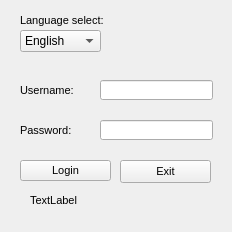
<?xml version="1.0" encoding="UTF-8"?>
<ui version="4.0">
 <class>Form</class>
 <widget class="QWidget" name="Form">
  <property name="geometry">
   <rect>
    <x>0</x>
    <y>0</y>
    <width>232</width>
    <height>232</height>
   </rect>
  </property>
  <property name="windowTitle">
   <string>Form</string>
  </property>
  <widget class="QPushButton" name="login_button">
   <property name="geometry">
    <rect>
     <x>20</x>
     <y>160</y>
     <width>91</width>
     <height>21</height>
    </rect>
   </property>
   <property name="font">
    <font>
     <family>Nirmala UI</family>
     <pointsize>8</pointsize>
    </font>
   </property>
   <property name="text">
    <string>Login</string>
   </property>
  </widget>
  <widget class="QPushButton" name="exit_button">
   <property name="geometry">
    <rect>
     <x>120</x>
     <y>160</y>
     <width>91</width>
     <height>23</height>
    </rect>
   </property>
   <property name="font">
    <font>
     <family>Nirmala UI</family>
     <pointsize>8</pointsize>
    </font>
   </property>
   <property name="cursor">
    <cursorShape>ArrowCursor</cursorShape>
   </property>
   <property name="text">
    <string>Exit</string>
   </property>
  </widget>
  <widget class="QLabel" name="label_username">
   <property name="geometry">
    <rect>
     <x>20</x>
     <y>80</y>
     <width>71</width>
     <height>21</height>
    </rect>
   </property>
   <property name="font">
    <font>
     <family>Nirmala UI</family>
     <pointsize>8</pointsize>
    </font>
   </property>
   <property name="text">
    <string>Username:</string>
   </property>
   <property name="textFormat">
    <enum>Qt::PlainText</enum>
   </property>
  </widget>
  <widget class="QLabel" name="label_password">
   <property name="geometry">
    <rect>
     <x>20</x>
     <y>120</y>
     <width>71</width>
     <height>20</height>
    </rect>
   </property>
   <property name="font">
    <font>
     <family>Nirmala UI</family>
     <pointsize>8</pointsize>
    </font>
   </property>
   <property name="text">
    <string>Password:</string>
   </property>
  </widget>
  <widget class="QLineEdit" name="edit_username">
   <property name="geometry">
    <rect>
     <x>100</x>
     <y>80</y>
     <width>113</width>
     <height>20</height>
    </rect>
   </property>
   <property name="font">
    <font>
     <family>Nirmala UI</family>
     <pointsize>8</pointsize>
    </font>
   </property>
  </widget>
  <widget class="QLineEdit" name="edit_password">
   <property name="geometry">
    <rect>
     <x>100</x>
     <y>120</y>
     <width>113</width>
     <height>20</height>
    </rect>
   </property>
   <property name="font">
    <font>
     <family>Nirmala UI</family>
     <pointsize>8</pointsize>
    </font>
   </property>
  </widget>
  <widget class="QLabel" name="label_information">
   <property name="geometry">
    <rect>
     <x>30</x>
     <y>190</y>
     <width>171</width>
     <height>21</height>
    </rect>
   </property>
   <property name="font">
    <font>
     <family>Nirmala UI</family>
     <pointsize>8</pointsize>
    </font>
   </property>
   <property name="text">
    <string>TextLabel</string>
   </property>
  </widget>
  <widget class="QComboBox" name="comboBox">
   <property name="geometry">
    <rect>
     <x>20</x>
     <y>30</y>
     <width>81</width>
     <height>22</height>
    </rect>
   </property>
   <item>
    <property name="text">
     <string>English</string>
    </property>
   </item>
   <item>
    <property name="text">
     <string>Croatian</string>
    </property>
   </item>
   <item>
    <property name="text">
     <string>Spanish</string>
    </property>
   </item>
   <item>
    <property name="text">
     <string>French</string>
    </property>
   </item>
   <item>
    <property name="text">
     <string>German</string>
    </property>
   </item>
  </widget>
  <widget class="QLabel" name="label_language">
   <property name="geometry">
    <rect>
     <x>20</x>
     <y>10</y>
     <width>91</width>
     <height>21</height>
    </rect>
   </property>
   <property name="font">
    <font>
     <family>Nirmala UI</family>
     <pointsize>8</pointsize>
    </font>
   </property>
   <property name="text">
    <string>Language select:</string>
   </property>
   <property name="textFormat">
    <enum>Qt::PlainText</enum>
   </property>
  </widget>
 </widget>
 <resources/>
 <connections/>
</ui>
